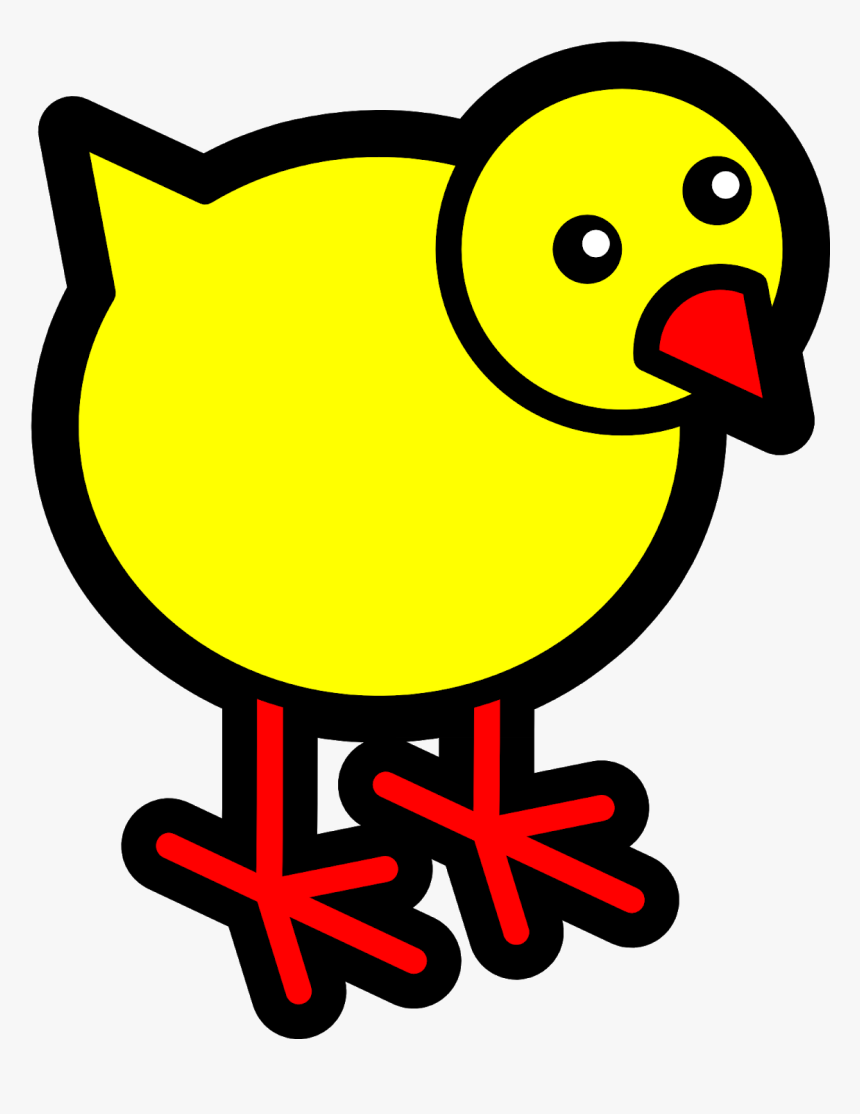
#> input picture chicken.png, 860 x 1114 px
$ python cut.py
#> lines starting #> are read from the running program, lines starting #| are printed output that depends on the picture
import cv2
import numpy as np

img1=cv2.imread("chicken.png",0)
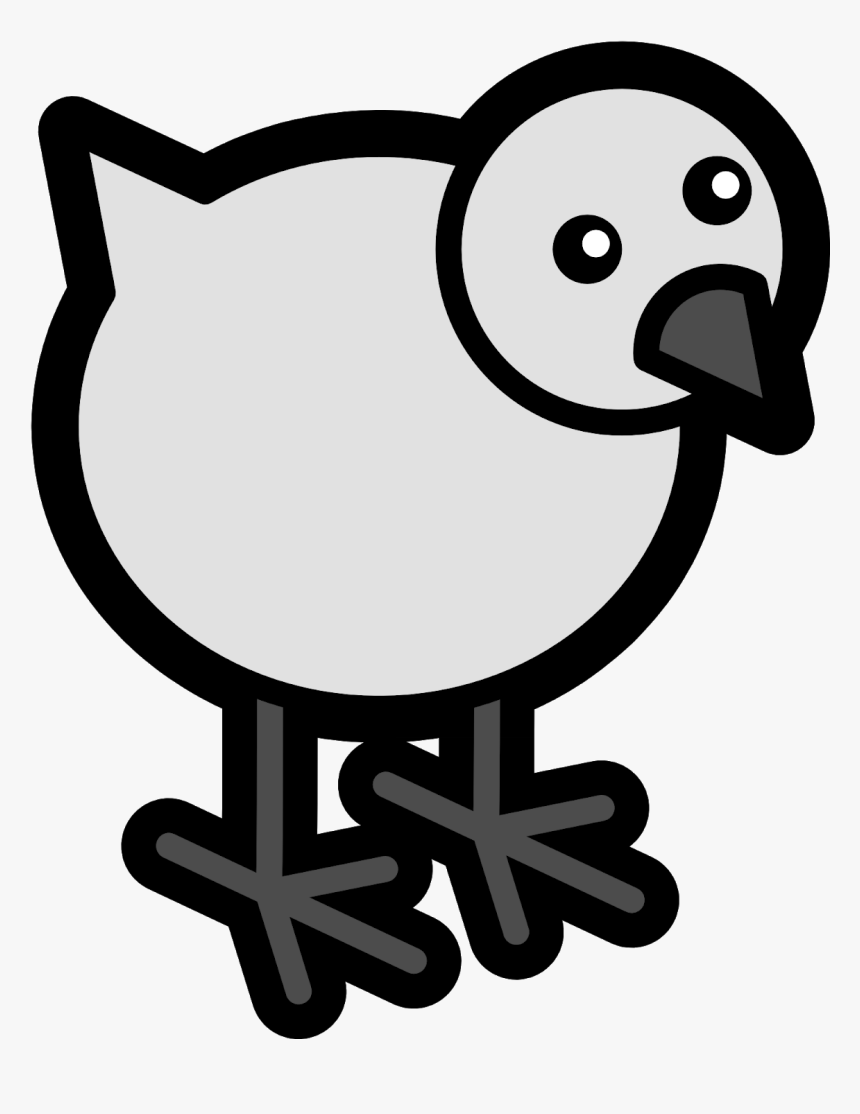
#> img1: shape (1114, 860); min 0, max 255, mean 177.7
img2=cv2.imread("sun.png",0)
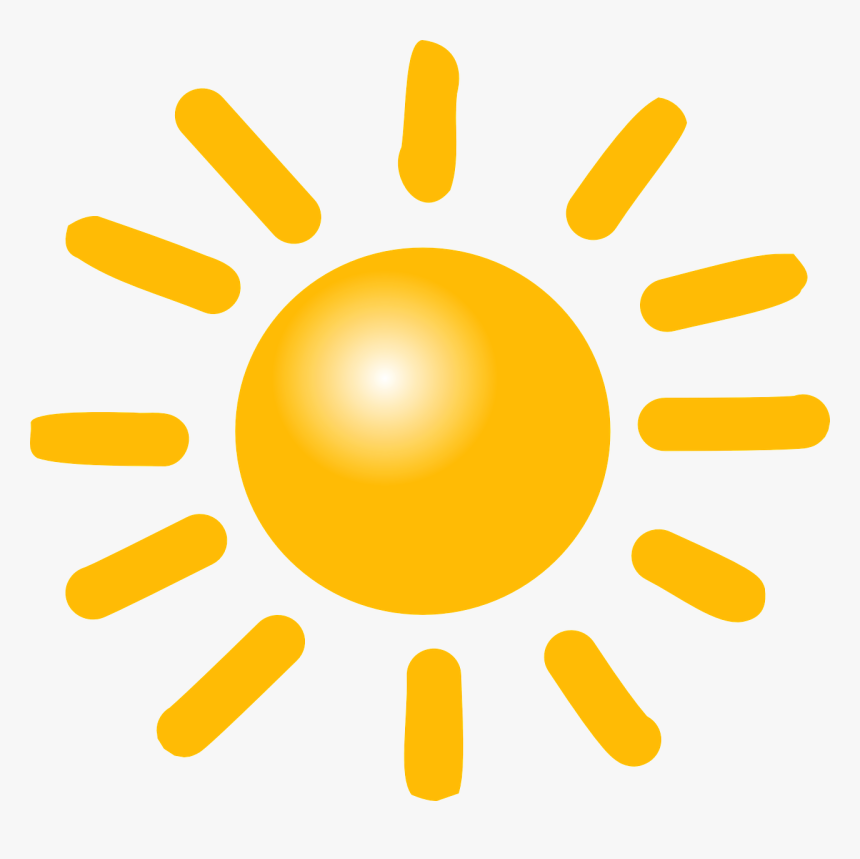
#> input picture sun.png, 860 x 859 px
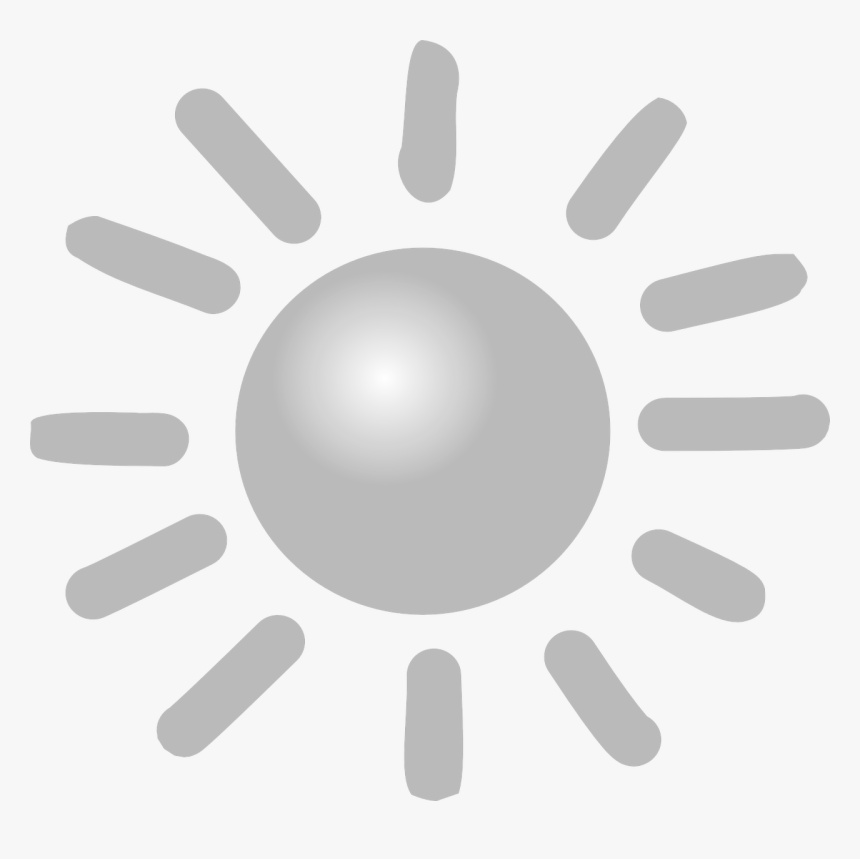
#> img2: shape (859, 860); min 184, max 254, mean 230.9

print("img1.shape=",img1.shape)
#| img1.shape= (1114, 860)
print("img2.shape=",img2.shape)
#| img2.shape= (859, 860)

#cut two picture to same shape 860*859
new1=img1[255:1116,:]
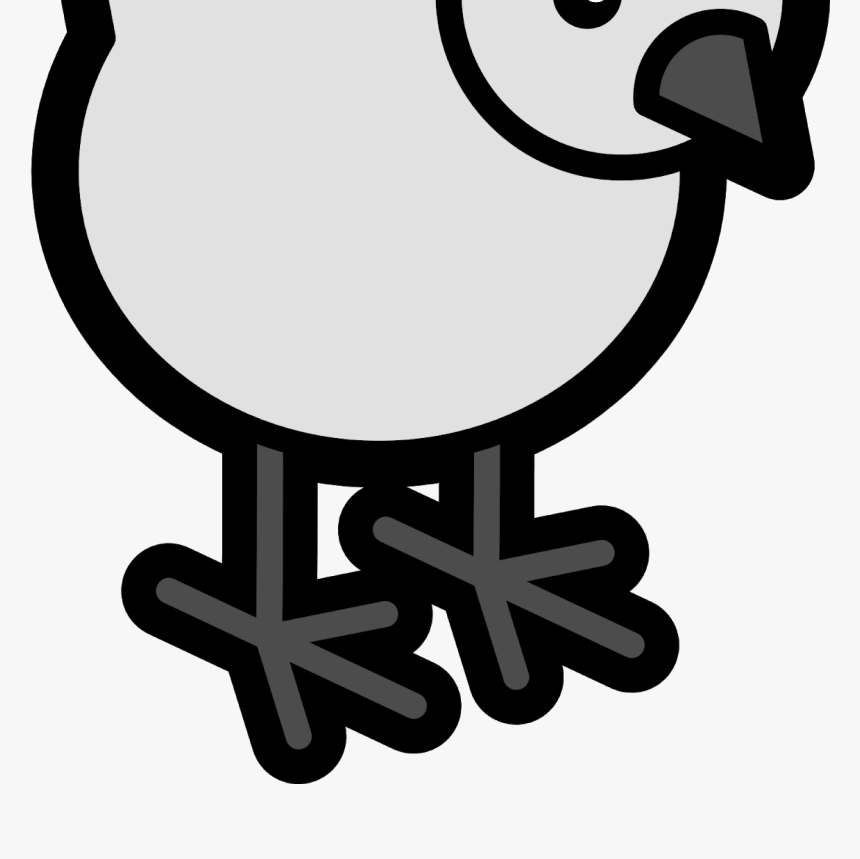
#> new1: shape (859, 860); min 0, max 255, mean 177.8
new2=img2[:,:]

cv2.imwrite("new1.png",new1)
cv2.imwrite("new2.png",new2)
